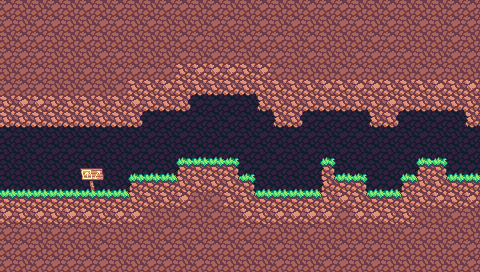

A 2D game scene composited from a Tiled map and its tileset images. What follows is a short description and the map's XML, with every tile layer's data as written:
An orthogonal 30x17 tile map with 16x16 px tiles, 4 tile layers (dirtBg, grassBg, sign, grass), 5 tilesets.

<map version="1.0" tiledversion="1.1.1" orientation="orthogonal" renderorder="right-down" width="30" height="17" tilewidth="16" tileheight="16" infinite="0" nextobjectid="1">
 <properties>
  <property name="background" type="file" value="../../../images/backgrounds/black.png" />
  <property name="leftMap" value="levels/RPG/grassland/introduction1" />
  <property name="rightMap" value="levels/RPG/grassland/introduction3" />
 </properties>
 <tileset firstgid="1" source="../../tiles/grass.tsx" />
 <tileset firstgid="37" source="../../tiles/grassBg.tsx" />
 <tileset firstgid="41" source="../../tiles/sign.tsx" />
 <tileset firstgid="45" source="../../tiles/player.tsx" />
 <tileset firstgid="46" source="../../tiles/dirtBg.tsx" />
 <layer name="dirtBg" width="30" height="17">
  <data encoding="csv">
47,46,46,46,47,46,46,47,46,46,47,46,47,46,47,47,47,47,46,46,47,46,47,46,47,46,46,47,46,46,
46,46,46,46,46,46,46,47,46,46,47,47,46,46,46,47,46,47,46,46,46,47,46,46,47,47,46,47,47,46,
46,46,46,47,47,46,47,46,46,47,46,47,46,46,46,46,46,46,47,46,46,46,47,46,47,47,47,46,46,47,
46,46,46,46,46,47,46,47,47,46,46,47,46,46,46,46,46,46,47,47,47,47,46,46,47,47,47,46,46,47,
47,47,47,47,47,47,46,46,46,46,47,47,46,47,47,47,47,47,46,46,47,46,46,46,46,47,46,47,46,47,
47,47,47,47,46,47,47,47,46,47,46,46,47,46,46,46,46,47,47,47,47,47,47,47,47,47,47,47,46,47,
47,46,47,47,46,46,47,47,46,46,46,47,47,47,47,46,47,46,46,47,47,47,47,47,47,46,47,47,47,47,
47,46,46,46,46,47,47,46,47,47,47,47,47,46,47,46,47,47,47,47,47,47,46,46,46,47,46,47,46,47,
47,46,46,46,46,46,47,46,46,47,46,47,46,46,47,46,47,46,47,47,46,47,47,46,47,46,47,46,46,47,
46,46,47,47,47,47,46,46,47,47,46,46,47,47,47,47,46,47,46,47,46,47,46,47,46,47,46,46,46,47,
46,46,46,46,47,46,46,46,47,47,46,47,47,47,47,47,47,47,46,47,47,46,47,46,47,46,47,47,47,47,
47,46,46,46,46,46,46,46,47,46,46,47,47,46,46,46,46,46,46,46,46,47,47,47,47,46,47,46,47,46,
47,47,46,46,46,47,47,46,46,46,47,47,47,46,46,47,47,47,46,47,46,47,47,47,47,46,46,47,47,47,
47,46,47,47,47,47,46,47,46,47,47,47,47,46,47,47,46,47,47,47,47,46,47,47,47,47,47,47,47,46,
46,46,47,47,47,47,47,46,47,46,46,46,46,46,46,46,46,47,46,47,47,47,46,47,46,47,47,47,46,47,
46,47,46,46,47,47,47,47,46,46,46,47,46,46,47,46,46,47,46,46,47,47,47,47,46,47,47,46,47,47,
47,47,46,46,46,47,47,46,46,46,47,47,46,46,46,47,46,46,46,47,47,47,46,46,46,46,47,47,47,47
</data>
 </layer>
 <layer name="grassBg" width="30" height="17">
  <data encoding="csv">
0,0,0,0,0,0,0,0,0,0,0,0,0,0,0,0,0,0,0,0,0,0,0,0,0,0,0,0,0,0,
0,0,0,0,0,0,0,0,0,0,0,0,0,0,0,0,0,0,0,0,0,0,0,0,0,0,0,0,0,0,
0,0,0,0,0,0,0,0,0,0,0,0,0,0,0,0,0,0,0,0,0,0,0,0,0,0,0,0,0,0,
0,0,0,0,0,0,0,0,0,0,0,0,0,0,0,0,0,0,0,0,0,0,0,0,0,0,0,0,0,0,
0,0,0,0,0,0,0,0,0,0,0,0,0,0,0,0,0,0,0,0,0,0,0,0,0,0,0,0,0,0,
0,0,0,0,0,0,0,0,0,0,0,0,0,0,0,0,0,0,0,0,0,0,0,0,0,0,0,0,0,0,
0,0,0,0,0,0,0,0,0,0,0,0,0,0,0,0,0,0,0,0,0,0,0,0,0,0,0,0,0,0,
0,0,0,0,0,0,0,0,0,0,0,0,0,0,0,0,0,0,0,0,0,0,0,0,0,0,0,0,0,0,
0,0,0,0,0,0,0,0,0,0,0,0,0,0,0,0,0,0,0,0,0,0,0,0,0,0,0,0,0,0,
0,0,0,0,0,0,0,0,0,0,0,39,37,37,39,0,0,0,0,0,39,0,0,0,0,0,39,39,0,0,
0,0,0,0,0,0,0,0,39,37,37,0,0,0,0,39,0,0,0,0,0,37,39,0,0,39,0,0,37,37,
37,37,37,37,37,37,37,37,0,0,0,0,0,0,0,0,37,37,37,37,0,0,0,37,37,0,0,0,0,0,
0,0,0,0,0,0,0,0,0,0,0,0,0,0,0,0,0,0,0,0,0,0,0,0,0,0,0,0,0,0,
0,0,0,0,0,0,0,0,0,0,0,0,0,0,0,0,0,0,0,0,0,0,0,0,0,0,0,0,0,0,
0,0,0,0,0,0,0,0,0,0,0,0,0,0,0,0,0,0,0,0,0,0,0,0,0,0,0,0,0,0,
0,0,0,0,0,0,0,0,0,0,0,0,0,0,0,0,0,0,0,0,0,0,0,0,0,0,0,0,0,0,
0,0,0,0,0,0,0,0,0,0,0,0,0,0,0,0,0,0,0,0,0,0,0,0,0,0,0,0,0,0
</data>
 </layer>
 <layer name="sign" width="30" height="17">
  <data encoding="csv">
0,0,0,0,0,0,0,0,0,0,0,0,0,0,0,0,0,0,0,0,0,0,0,0,0,0,0,0,0,0,
0,0,0,0,0,0,0,0,0,0,0,0,0,0,0,0,0,0,0,0,0,0,0,0,0,0,0,0,0,0,
0,0,0,0,0,0,0,0,0,0,0,0,0,0,0,0,0,0,0,0,0,0,0,0,0,0,0,0,0,0,
0,0,0,0,0,0,0,0,0,0,0,0,0,0,0,0,0,0,0,0,0,0,0,0,0,0,0,0,0,0,
0,0,0,0,0,0,0,0,0,0,0,0,0,0,0,0,0,0,0,0,0,0,0,0,0,0,0,0,0,0,
0,0,0,0,0,0,0,0,0,0,0,0,0,0,0,0,0,0,0,0,0,0,0,0,0,0,0,0,0,0,
0,0,0,0,0,0,0,0,0,0,0,0,0,0,0,0,0,0,0,0,0,0,0,0,0,0,0,0,0,0,
0,0,0,0,0,0,0,0,0,0,0,0,0,0,0,0,0,0,0,0,0,0,0,0,0,0,0,0,0,0,
0,0,0,0,0,0,0,0,0,0,0,0,0,0,0,0,0,0,0,0,0,0,0,0,0,0,0,0,0,0,
0,0,0,0,0,0,0,0,0,0,0,0,0,0,0,0,0,0,0,0,0,0,0,0,0,0,0,0,0,0,
0,0,0,0,0,0,0,0,0,0,0,0,0,0,0,0,0,0,0,0,0,0,0,0,0,0,0,0,0,0,
0,0,0,0,0,42,0,0,0,0,0,0,0,0,0,0,0,0,0,0,0,0,0,0,0,0,0,0,0,0,
0,0,0,0,0,0,0,0,0,0,0,0,0,0,0,0,0,0,0,0,0,0,0,0,0,0,0,0,0,0,
0,0,0,0,0,0,0,0,0,0,0,0,0,0,0,0,0,0,0,0,0,0,0,0,0,0,0,0,0,0,
0,0,0,0,0,0,0,0,0,0,0,0,0,0,0,0,0,0,0,0,0,0,0,0,0,0,0,0,0,0,
0,0,0,0,0,0,0,0,0,0,0,0,0,0,0,0,0,0,0,0,0,0,0,0,0,0,0,0,0,0,
0,0,0,0,0,0,0,0,0,0,0,0,0,0,0,0,0,0,0,0,0,0,0,0,0,0,0,0,0,0
</data>
 </layer>
 <layer name="grass" width="30" height="17">
  <data encoding="csv">
28,31,31,28,31,28,31,28,31,31,28,28,31,28,31,31,28,31,31,28,28,28,31,31,28,31,31,31,28,28,
28,31,28,28,31,31,28,28,31,28,31,31,31,28,28,31,28,31,28,31,31,28,28,31,28,31,28,31,28,28,
31,28,28,31,31,28,31,31,31,31,31,28,28,31,31,28,28,28,31,28,31,31,31,28,28,31,31,31,28,31,
28,28,28,31,31,31,28,28,31,31,31,28,31,28,28,31,28,28,31,28,31,31,28,28,28,28,31,31,28,28,
31,28,28,31,31,28,31,28,28,28,28,15,27,27,27,15,27,28,31,31,31,28,28,31,28,31,28,28,31,31,
28,28,28,31,31,28,31,28,15,15,27,15,21,21,21,21,15,15,15,15,27,15,27,27,15,15,15,27,15,27,
15,27,27,15,15,15,15,15,27,21,21,22,0,0,0,0,20,15,15,21,21,21,21,15,27,21,21,21,21,15,
21,21,21,21,21,21,21,21,22,0,0,0,0,0,0,0,0,20,22,0,0,0,0,20,22,0,0,0,0,20,
0,0,0,0,0,0,0,0,0,0,0,0,0,0,0,0,0,0,0,0,0,0,0,0,0,0,0,0,0,0,
0,0,0,0,0,0,0,0,0,0,0,26,25,25,26,0,0,0,0,0,26,0,0,0,0,0,26,26,0,0,
0,0,0,0,0,0,0,0,26,25,25,8,9,9,10,26,0,0,0,0,7,25,26,0,0,26,8,10,25,25,
25,25,25,25,25,25,25,25,8,9,9,5,15,15,11,10,25,25,25,25,23,9,10,25,25,8,5,11,9,9,
9,9,9,9,9,9,9,9,5,15,15,27,31,28,15,11,9,9,9,9,5,27,11,9,9,5,15,27,15,27,
27,15,27,15,27,27,15,27,27,31,31,28,31,28,31,27,15,27,27,27,27,28,27,27,15,15,31,31,28,31,
28,28,31,28,28,31,28,31,31,31,28,28,31,31,28,28,28,31,31,28,31,31,31,31,31,28,28,31,31,31,
28,28,31,31,31,31,28,31,28,31,28,31,28,28,31,28,31,28,31,31,31,28,28,28,31,31,31,31,28,28,
28,31,28,28,28,28,28,31,31,28,28,31,28,31,31,31,31,28,31,31,28,28,31,28,31,31,31,31,31,28
</data>
 </layer>
</map>
